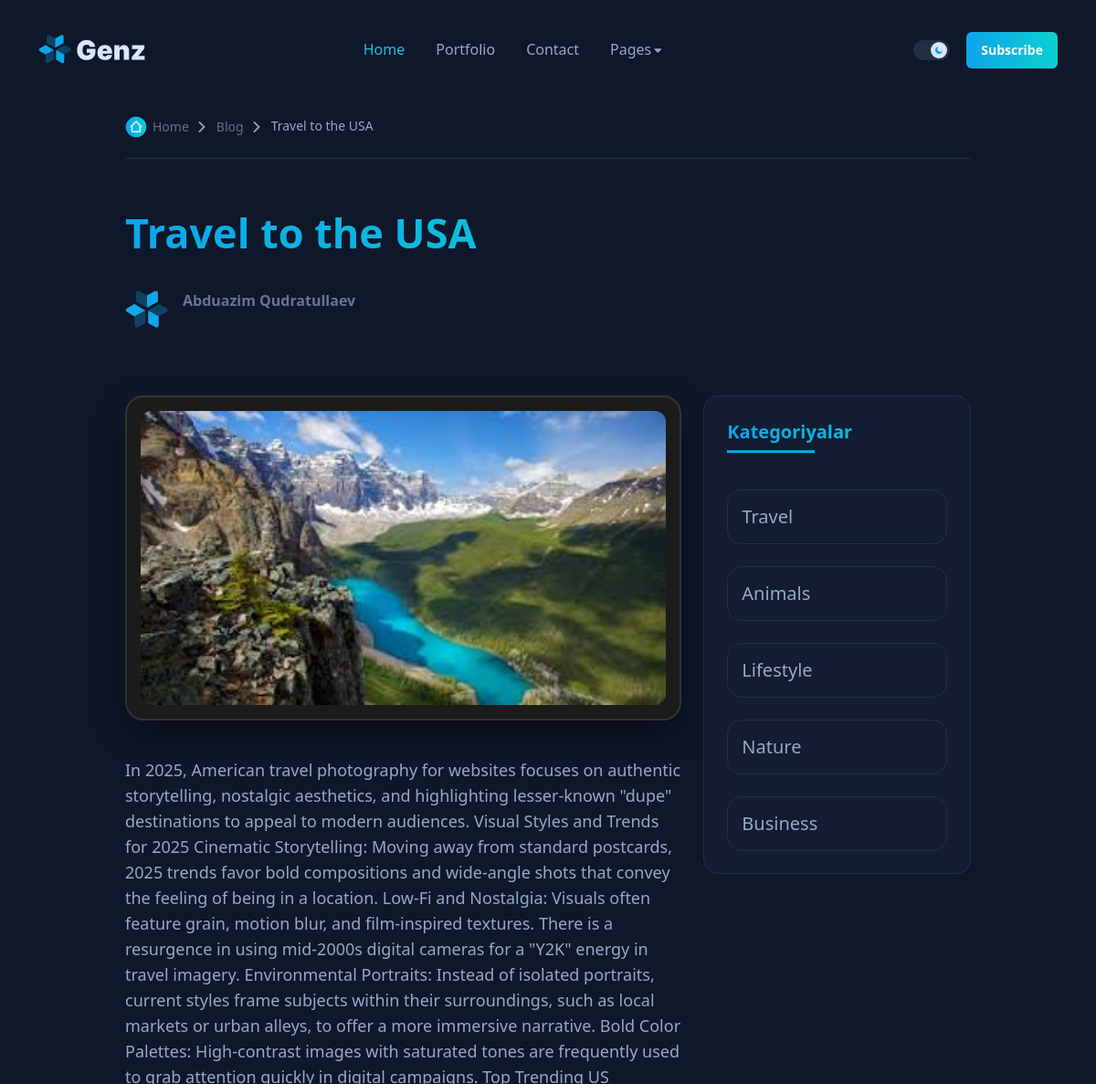
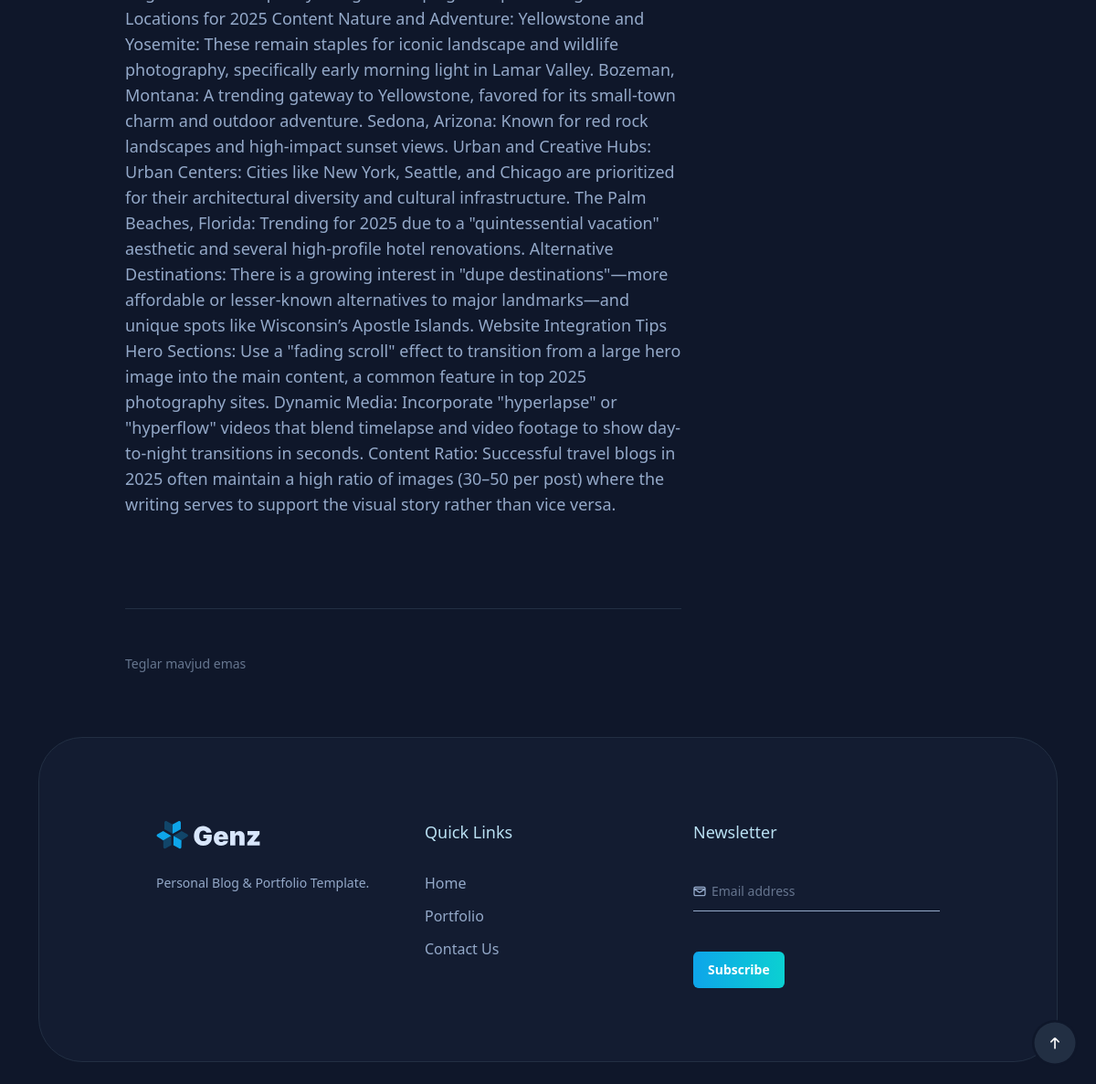
The app's page /post/1/ with its own data (2 pictures, top to bottom).
### myapp/models.py (models this page shows, shortened)
class Post(models.Model):
    category = models.ForeignKey(
        CategoryPost,
        on_delete=models.SET_NULL,
        null=True,
        related_name='posts'
    )
    title = models.CharField(max_length=200)
    image = models.ImageField(upload_to='posts/')
    content = models.TextField()

class CategoryTag(models.Model):
    name = models.CharField(max_length=50)

### myapp/views.py (the view)
# urls.py: path('post/<int:pk>/', PostDetailView.as_view(), name='post_detail'),
class PostDetailView(View):
    def get(self, request, pk):
        post = get_object_or_404(Post, pk=pk)
        categories = CategoryTag.objects.all()
        return render(request, 'single-sidebar.html', {
            'post': post,
            'categories': categories
        })

### templates/single-sidebar.html (shortened to what this page needs)
{% extends 'base.html' %}
{% load static %}
{% block content %}
<main class="main">
  <div class="cover-home3">
    <div class="container">
      <div class="row">
        <div class="col-xl-1"></div>
        <div class="col-xl-10 col-lg-12">
          {% if post %}
          <div class="pt-30 border-bottom border-gray-800 pb-20">
            <div class="box-breadcrumbs">
              <ul class="breadcrumb">
                <li><a class="home" href="{% url 'index' %}">Home</a></li>
                <li><a href="{% url 'post_list' %}">Blog</a></li>
                <li><span>{{ post.title }}</span></li>
              </ul>
            </div>
          </div>
          <div class="row mt-50 align-items-end">
            <div class="col-lg-9 col-md-8">
              <h2 class="color-linear mb-30">{{ post.title }}</h2>
              <div class="box-author mb-20">
                <img src="{% static 'assets/imgs/template/favicon.svg' %}" alt="Author">
                <div class="author-info">
                  <h6 class="color-gray-700">Abduazim Qudratullaev</h6>
                </div>
              </div>
            </div>
          </div>
          <div class="row mt-50">
            <div class="col-lg-8">
              <div class="content-detail border-gray-800">
                <div class="box-portfolio-frame mb-40 wow animate__animated animate__fadeIn">
                    <div class="inner-frame">
                        {% if post.image %}
                            <img src="{{ post.image.url }}" class="img-styled" alt="{{ post.title }}">
                        {% else %}
                            <img src="{% static 'assets/imgs/template/no-image.png' %}" class="img-styled" alt="Rasm mavjud emas">
                        {% endif %}
                    </div>
                </div>
                <div class="text-lg color-gray-500 mb-50">
                  {% if post.content %}
                    {{ post.content|safe }}
                  {% else %}
                    <p>Maqola matni hali qo'shilmagan.</p>
                  {% endif %}
                </div>
              </div>
              <div class="box-tags">
                {% if post.tags.all %}
                    {% for tag in post.tags.all %}
                      <a class="btn btn-tags bg-gray-850 border-gray-800 mr-10 hover-up" href="{% url 'tag_posts' tag.id %}">#{{ tag.name }}</a>
                    {% endfor %}
                {% else %}
                    <span class="color-gray-700 text-sm italic">Teglar mavjud emas</span>
                {% endif %}
              </div>
            </div>
            <div class="col-lg-4">
              <div class="sidebar">
                <div class="box-sidebar bg-gray-850 border-gray-800">
                  <div class="head-sidebar">
                    <h5 class="line-bottom">Kategoriyalar</h5>
                  </div>
                  <div class="content-sidebar">
                    <div class="list-cats">
                      {% if categories %}
                          {% for cat in categories %}
                          <div class="item-cats border-gray-800 wow animate__animated animate__fadeIn">
                            <div class="cat-left">
                              <div class="info-cat">
                                <a class="color-gray-500 text-xl" href="{% url 'category_posts' cat.id %}">{{ cat.name }}</a>
                              </div>
                            </div>
                          </div>
                          {% endfor %}
                      {% else %}
                          <p class="color-gray-700 p-20">Kategoriyalar mavjud emas</p>
                      {% endif %}
                    </div>
                  </div>
                </div>
              </div>
            </div>
          </div>
          {% else %}
          <div class="text-center mt-100 mb-100">
              <h2 class="color-white">Kechirasiz, maqola topilmadi!</h2>
              <a href="{% url 'index' %}" class="btn btn-linear mt-20">Bosh sahifaga qaytish</a>
          </div>
          {% endif %}
        </div>
      </div>
    </div>
  </div>
</main>
{% endblock %}

### templates/single-sidebar.html (style rules this page uses)
.box-portfolio-frame { background: #1b1b1b; padding: 15px; border: 2px solid #333; border-radius: 20px; box-shadow: 0px 15px 35px rgba(0, 0, 0, 0.4); }
.inner-frame { border-radius: 12px; overflow: hidden; }
.img-styled { width: 100%; height: auto; display: block; object-fit: cover; }

### records on screen
Post: title "Travel to the USA", image (picture), content "In 2025, American travel photography for websites focuses on authentic storytelling, nostalgic aesthetics, and highlighting lesser-known \"dupe\" destinations to appeal to modern audiences. Visual Styles and Trends for 2025 Cinematic Storytelling: Moving away from standard postcards, 2025 trends favor bold compositions and wide-angle shots that convey the feeling of being in a location. Low-Fi and Nostalgia: Visuals often feature grain, motion blur, and film-inspired textures. There is a resurgence in using mid-2000s digital cameras for a \"Y2K\" energy in travel imagery. Environmental Portraits: Instead of isolated portraits, current styles frame subjects within their surroundings, such as…"
CategoryTag: name "Travel"
CategoryTag: name "Animals"
CategoryTag: name "Lifestyle"
CategoryTag: name "Nature"
CategoryTag: name "Business"
